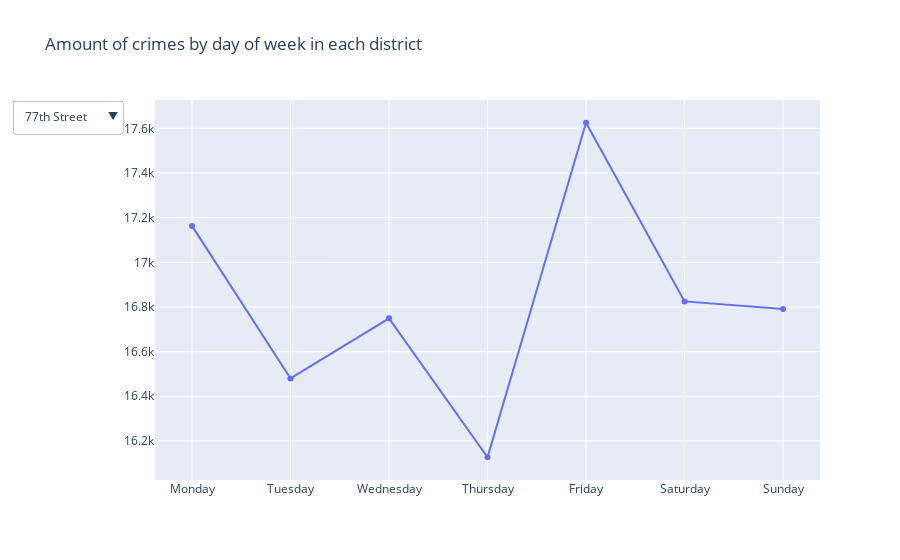

This figure's notebook cell:
### Markdown cell above
**8.1. Интерактивный график: количество преступлений от дня недели для отдельного района;**

### Code cell
#here we use transposed dataframe from task2
df_task8 = df_task2.transpose()
traces8_1 = []
for district in df_task8.columns:
    traces8_1.append(
        go.Scatter(
            x=df_task8[district].index,
            y=df_task8[district].values,
            name = district, 
            visible = (district == '77th Street'))
    )
#we add buttons in cycle to avoid code duplication    
buttons8_1 = []
counter = 0
for i in df_task8.columns:
    buttons8_1.append(dict(
        args=['visible', [False]*counter + [True] + [False]*(len(df_task8.columns)-1)],
        label=i, 
        method='restyle'
    ))
    counter += 1
layout8 = go.Layout(title='Amount of crimes by day of week in each district', 
                   updatemenus=list([dict(x=-0.05, y=1, yanchor='top', buttons=buttons8_1)]))

fig_8_1 = {'data': traces8_1, 'layout': layout8}
iplot(fig_8_1, show_link=False)

### Figure 1 — Plotly figure (JSON) as saved in the notebook; plotly's stock layout.template omitted (floating-point values rounded to 4 significant figures)
{"data": [{"name": "77th Street", "type": "scatter", "visible": true, "x": ["Monday", "Tuesday", "Wednesday", "Thursday", "Friday", "Saturday", "Sunday"], "y": [17163, 16480, 16749, 16127, 17625, 16825, 16791]}, {"name": "Central", "type": "scatter", "visible": false, "x": ["Monday", "Tuesday", "Wednesday", "Thursday", "Friday", "Saturday", "Sunday"], "y": [10060, 9965, 9908, 10205, 11220, 11275, 10192]}, {"name": "Devonshire", "type": "scatter", "visible": false, "x": ["Monday", "Tuesday", "Wednesday", "Thursday", "Friday", "Saturday", "Sunday"], "y": [11149, 11162, 11327, 11383, 12834, 10891, 10043]}, {"name": "Foothill", "type": "scatter", "visible": false, "x": ["Monday", "Tuesday", "Wednesday", "Thursday", "Friday", "Saturday", "Sunday"], "y": [9333, 8969, 9236, 8959, 10158, 9208, 8969]}, {"name": "Harbor", "type": "scatter", "visible": false, "x": ["Monday", "Tuesday", "Wednesday", "Thursday", "Friday", "Saturday", "Sunday"], "y": [10509, 10354, 10555, 10499, 11753, 11081, 10452]}, {"name": "Hollenbeck", "type": "scatter", "visible": false, "x": ["Monday", "Tuesday", "Wednesday", "Thursday", "Friday", "Saturday", "Sunday"], "y": [8718, 8525, 8489, 8367, 9630, 8917, 9125]}, {"name": "Mission", "type": "scatter", "visible": false, "x": ["Monday", "Tuesday", "Wednesday", "Thursday", "Friday", "Saturday", "Sunday"], "y": [12031, 11998, 11976, 11745, 13110, 12287, 12060]}, {"name": "N Hollywood", "type": "scatter", "visible": false, "x": ["Monday", "Tuesday", "Wednesday", "Thursday", "Friday", "Saturday", "Sunday"], "y": [13377, 12931, 13289, 12903, 13829, 13189, 12493]}, {"name": "Newton", "type": "scatter", "visible": false, "x": ["Monday", "Tuesday", "Wednesday", "Thursday", "Friday", "Saturday", "Sunday"], "y": [11069, 10774, 10969, 10964, 12089, 12144, 11556]}, {"name": "Northeast", "type": "scatter", "visible": false, "x": ["Monday", "Tuesday", "Wednesday", "Thursday", "Friday", "Saturday", "Sunday"], "y": [11440, 11409, 11628, 11570, 12508, 11892, 10908]}, {"name": "Olympic", "type": "scatter", "visible": false, "x": ["Monday", "Tuesday", "Wednesday", "Thursday", "Friday", "Saturday", "Sunday"], "y": [10655, 10693, 10619, 10667, 11472, 10696, 10566]}, {"name": "Pacific", "type": "scatter", "visible": false, "x": ["Monday", "Tuesday", "Wednesday", "Thursday", "Friday", "Saturday", "Sunday"], "y": [12659, 12609, 12779, 12576, 13804, 12812, 12136]}, {"name": "Rampart", "type": "scatter", "visible": false, "x": ["Monday", "Tuesday", "Wednesday", "Thursday", "Friday", "Saturday", "Sunday"], "y": [9894, 9859, 9891, 9965, 10888, 10477, 10530]}, {"name": "Southeast", "type": "scatter", "visible": false, "x": ["Monday", "Tuesday", "Wednesday", "Thursday", "Friday", "Saturday", "Sunday"], "y": [13040, 12655, 12583, 12412, 13272, 12683, 12416]}, {"name": "Southwest", "type": "scatter", "visible": false, "x": ["Monday", "Tuesday", "Wednesday", "Thursday", "Friday", "Saturday", "Sunday"], "y": [15724, 15428, 15453, 15354, 16626, 15791, 14809]}, {"name": "Topanga", "type": "scatter", "visible": false, "x": ["Monday", "Tuesday", "Wednesday", "Thursday", "Friday", "Saturday", "Sunday"], "y": [11201, 11098, 11208, 11313, 12300, 11150, 10184]}, {"name": "Van Nuys", "type": "scatter", "visible": false, "x": ["Monday", "Tuesday", "Wednesday", "Thursday", "Friday", "Saturday", "Sunday"], "y": [11847, 11352, 11623, 11680, 12658, 10985, 10473]}, {"name": "West Valley", "type": "scatter", "visible": false, "x": ["Monday", "Tuesday", "Wednesday", "Thursday", "Friday", "Saturday", "Sunday"], "y": [10594, 10555, 10645, 10261, 11293, 9778, 9163]}, {"name": "Hollywood", "type": "scatter", "visible": false, "x": ["Monday", "Tuesday", "Wednesday", "Thursday", "Friday", "Saturday", "Sunday"], "y": [10568, 10145, 10295, 10514, 11975, 12373, 11869]}, {"name": "West LA", "type": "scatter", "visible": false, "x": ["Monday", "Tuesday", "Wednesday", "Thursday", "Friday", "Saturday", "Sunday"], "y": [10204, 10196, 10473, 10512, 11359, 9465, 8535]}, {"name": "Wilshire", "type": "scatter", "visible": false, "x": ["Monday", "Tuesday", "Wednesday", "Thursday", "Friday", "Saturday", "Sunday"], "y": [9859, 9841, 9890, 9858, 10751, 9383, 8819]}], "layout": {"title": {"text": "Amount of crimes by day of week in each district"}, "updatemenus": [{"buttons": [{"args": ["visible", [true, false, false, false, false, false, false, false, false, false, false, false, false, false, false, false, false, false, false, false, false]], "label": "77th Street", "method": "restyle"}, {"args": ["visible", [false, true, false, false, false, false, false, false, false, false, false, false, false, false, false, false, false, false, false, false, false, false]], "label": "Central", "method": "restyle"}, {"args": ["visible", [false, false, true, false, false, false, false, false, false, false, false, false, false, false, false, false, false, false, false, false, false, false, false]], "label": "Devonshire", "method": "restyle"}, {"args": ["visible", [false, false, false, true, false, false, false, false, false, false, false, false, false, false, false, false, false, false, false, false, false, false, false, false]], "label": "Foothill", "method": "restyle"}, {"args": ["visible", [false, false, false, false, true, false, false, false, false, false, false, false, false, false, false, false, false, false, false, false, false, false, false, false, false]], "label": "Harbor", "method": "restyle"}, {"args": ["visible", [false, false, false, false, false, true, false, false, false, false, false, false, false, false, false, false, false, false, false, false, false, false, false, false, false, false]], "label": "Hollenbeck", "method": "restyle"}, {"args": ["visible", [false, false, false, false, false, false, true, false, false, false, false, false, false, false, false, false, false, false, false, false, false, false, false, false, false, false, false]], "label": "Mission", "method": "restyle"}, {"args": ["visible", [false, false, false, false, false, false, false, true, false, false, false, false, false, false, false, false, false, false, false, false, false, false, false, false, false, false, false, false]], "label": "N Hollywood", "method": "restyle"}, {"args": ["visible", [false, false, false, false, false, false, false, false, true, false, false, false, false, false, false, false, false, false, false, false, false, false, false, false, false, false, false, false, false]], "label": "Newton", "method": "restyle"}, {"args": ["visible", [false, false, false, false, false, false, false, false, false, true, false, false, false, false, false, false, false, false, false, false, false, false, false, false, false, false, false, false, false, false]], "label": "Northeast", "method": "restyle"}, {"args": ["visible", [false, false, false, false, false, false, false, false, false, false, true, false, false, false, false, false, false, false, false, false, false, false, false, false, false, false, false, false, false, false, false]], "label": "Olympic", "method": "restyle"}, {"args": ["visible", [false, false, false, false, false, false, false, false, false, false, false, true, false, false, false, false, false, false, false, false, false, false, false, false, false, false, false, false, false, false, false, false]], "label": "Pacific", "method": "restyle"}, {"args": ["visible", [false, false, false, false, false, false, false, false, false, false, false, false, true, false, false, false, false, false, false, false, false, false, false, false, false, false, false, false, false, false, false, false, false]], "label": "Rampart", "method": "restyle"}, {"args": ["visible", [false, false, false, false, false, false, false, false, false, false, false, false, false, true, false, false, false, false, false, false, false, false, false, false, false, false, false, false, false, false, false, false, false, false]], "label": "Southeast", "method": "restyle"}, {"args": ["visible", [false, false, false, false, false, false, false, false, false, false, false, false, false, false, true, false, false, false, false, false, false, false, false, false, false, false, false, false, false, false, false, false, false, false, false]], "label": "Southwest", "method": "restyle"}, {"args": ["visible", [false, false, false, false, false, false, false, false, false, false, false, false, false, false, false, true, false, false, false, false, false, false, false, false, false, false, false, false, false, false, false, false, false, false, false, false]], "label": "Topanga", "method": "restyle"}, {"args": ["visible", [false, false, false, false, false, false, false, false, false, false, false, false, false, false, false, false, true, false, false, false, false, false, false, false, false, false, false, false, false, false, false, false, false, false, false, false, false]], "label": "Van Nuys", "method": "restyle"}, {"args": ["visible", [false, false, false, false, false, false, false, false, false, false, false, false, false, false, false, false, false, true, false, false, false, false, false, false, false, false, false, false, false, false, false, false, false, false, false, false, false, false]], "label": "West Valley", "method": "restyle"}, {"args": ["visible", [false, false, false, false, false, false, false, false, false, false, false, false, false, false, false, false, false, false, true, false, false, false, false, false, false, false, false, false, false, false, false, false, false, false, false, false, false, false, false]], "label": "Hollywood", "method": "restyle"}, {"args": ["visible", [false, false, false, false, false, false, false, false, false, false, false, false, false, false, false, false, false, false, false, true, false, false, false, false, false, false, false, false, false, false, false, false, false, false, false, false, false, false, false, false]], "label": "West LA", "method": "restyle"}, {"args": ["visible", [false, false, false, false, false, false, false, false, false, false, false, false, false, false, false, false, false, false, false, false, true, false, false, false, false, false, false, false, false, false, false, false, false, false, false, false, false, false, false, false, false]], "label": "Wilshire", "method": "restyle"}], "x": -0.05, "y": 1, "yanchor": "top"}]}}
